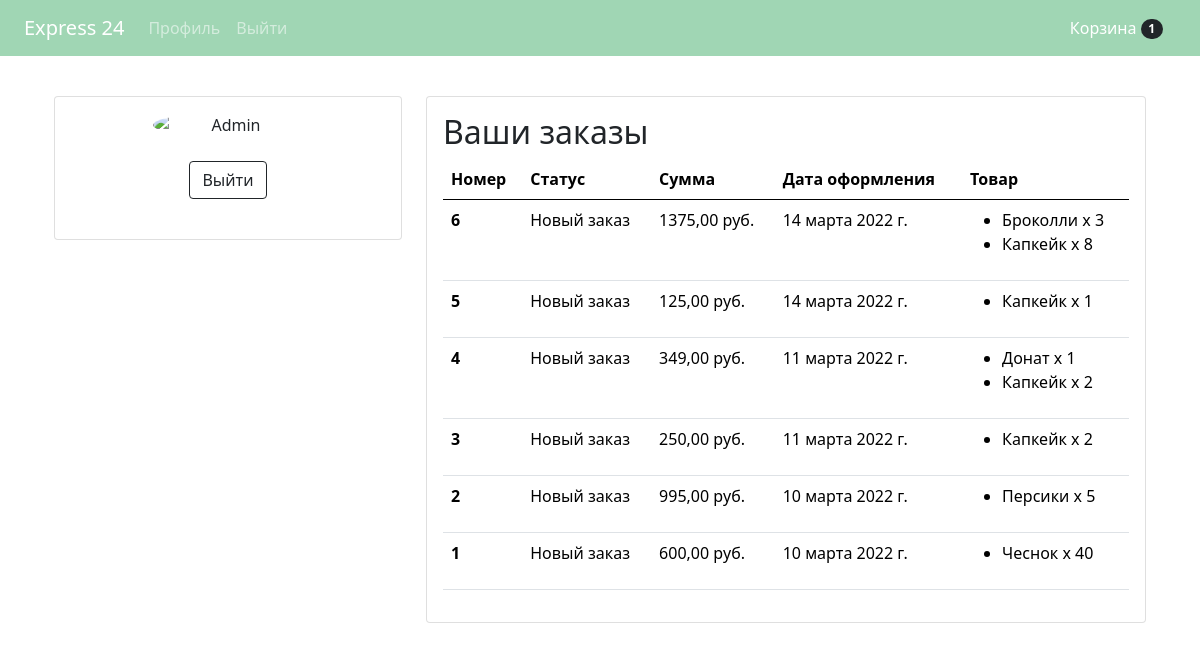
/profile/ (signed in), run on the app's committed database.
### main/models.py (models this page shows, shortened)
class Cart(models.Model):
    owner = models.ForeignKey('Customer', null=True, verbose_name='Владелец', on_delete=models.CASCADE)
    products = models.ManyToManyField(CartProduct, blank=True, related_name='related_cart')
    total_products = models.PositiveIntegerField(default=0)
    final_price = models.DecimalField(max_digits=9, default=0, decimal_places=2, verbose_name='Общая цена')
    in_order = models.BooleanField(default=False)
    for_anonymous_user = models.BooleanField(default=False)

class Order(models.Model):
    STATUS_NEW = 'new'
    STATUS_IN_PROGRESS = 'in_progress'
    STATUS_READY = 'is_ready'
    STATUS_COMPLETED = 'completed'
    BUYING_TYPE_SELF = 'self'
    BUYING_TYPE_DELIVERY = 'delivery'
    STATUS_CHOICES = (
        (STATUS_NEW, 'Новый заказ'),
        (STATUS_IN_PROGRESS, 'Заказ в обработке'),
        (STATUS_READY, 'Заказ готов'),
        (STATUS_COMPLETED, 'Заказ выполнен')
    )
    BUYING_TYPE_CHOICES = (
        (BUYING_TYPE_SELF, 'Самовывоз'),
        (BUYING_TYPE_DELIVERY, 'Доставка')
    )
    customer = models.ForeignKey(Customer, verbose_name='Покупатель', related_name='related_orders', on_delete=models.CASCADE)
    first_name = models.CharField(max_length=255, verbose_name='Имя')
    last_name = models.CharField(max_length=255, verbose_name='Фамилия')
    phone = models.CharField(max_length=20, verbose_name='Телефон')
    cart = models.ForeignKey(Cart, verbose_name='Корзина', on_delete=models.CASCADE, null=True, blank=True)
    address = models.CharField(max_length=1024, verbose_name='Адрес', null=True, blank=True)
    status = models.CharField(
        max_length=100,
        verbose_name='Статус заказ',
        choices=STATUS_CHOICES,
        default=STATUS_NEW
    )
    buying_type = models.CharField(
        max_length=100,
        verbose_name='Тип заказа',
        choices=BUYING_TYPE_CHOICES,
        null = True
    )
    comment = models.TextField(verbose_name='Комментарий к заказу', null=True, blank=True)
    created_at = models.DateTimeField(auto_now=True, verbose_name='Дата создания заказа')
    order_date = models.DateField(verbose_name='Дата получения заказа', default=timezone.now, null=True)

class CartProduct(models.Model):
    user = models.ForeignKey('Customer', verbose_name='Покупатель', on_delete=models.CASCADE)   #при удалении записи в табл будут удалены и те, на которые ссылаються
    cart = models.ForeignKey('Cart', verbose_name='Корзина', on_delete=models.CASCADE)
    product = models.ForeignKey(Product, verbose_name='Продукт', on_delete=models.CASCADE)
    qty = models.PositiveIntegerField(default=1)
    final_price = models.DecimalField(max_digits=9, decimal_places=2, verbose_name='Общая цена')
    product_in_order = models.ForeignKey('Order', on_delete=models.CASCADE, verbose_name='Заказ', null=True)

class Product(models.Model):
    title = models.CharField(max_length=255, verbose_name='Название продукта')
    category = models.ForeignKey(Category, verbose_name='Категория', on_delete=models.CASCADE)
    slug = models.SlugField(unique=True)
    price = models.DecimalField(max_digits=9, decimal_places=2, verbose_name='Цена')
    image = models.ImageField(verbose_name='Изображение')
    description = models.TextField(verbose_name='Описание')
    qty = models.PositiveIntegerField(default=0, verbose_name='Количество')

### main/views.py (the view)
# urls.py: path('profile/', ProfileView.as_view(), name='profile'),
class ProfileView(CartMixin, View):
    def get(self, request, *args, **kwargs):
            customer = Customer.objects.get(user=request.user)
            orders = Order.objects.filter(customer=customer).order_by('-created_at')
            return render(
                request,
                'profile.html',
                {'orders': orders, 'cart': self.cart}
            )

### main/mixins.py (called while the page is built)
    def dispatch(self, request, *args, **kwargs):
        if request.user.is_authenticated:
            customer = Customer.objects.filter(user=request.user).first()
            if not customer:
                customer = Customer.objects.create(
                    user=request.user
                )
            cart = Cart.objects.filter(owner=customer, in_order=False).first()
            if not cart:
                cart = Cart.objects.create(owner=customer)
        else:
            cart = Cart.objects.filter(for_anonymous_user=True).first()
            if not cart:
                cart = Cart.objects.create(for_anonymous_user=True)
        self.cart = cart
        return super().dispatch(request, *args, **kwargs)

### main/templates/profile.html (shortened to what this page needs)
{% extends 'index.html' %}
{% block content %}
<section class="py-5">
<div class="container">
    <div class="main-body">
          <div class="row gutters-sm">
            <div class="col-md-4 mb-3">
              <div class="card">
                <div class="card-body">
                  <div class="d-flex flex-column align-items-center text-center">
                    <img src="http://cdn.onlinewebfonts.com/svg/download_507322.png" alt="Admin" class="rounded-circle" width="150">
                    <div class="mt-3">
                      <div class="card-footer p-4 pt-0 border-top-0 bg-transparent">
                       <div class="text-center"><a class="btn btn-outline-dark mt-auto" href="/logout">Выйти</a></div>
                      </div>
                    </div>
                  </div>
                </div>
              </div>
            </div>
            <div class="col-md-8">
              <div class="card mb-3">
                <div class="card-body">
                 <h2>Ваши заказы</h2>
                 {% if not orders.count %}
                  <h3>У вас нет заказов</h3>
                 {% else %}
                  <table class="table">
                    <thead>
                      <th scope="col">Номер</th>
                      <th scope="col">Статус</th>
                      <th scope="col">Сумма</th>
                      <th scope="col">Дата оформления</th>
                      <th scope="col">Товар</th>
                    </thead>
                    <tbody>
                     {% for order in orders %}
                       <tr>
                         <th scope="row">{{ order.id }}</th>
                         <td>{{ order.get_status_display }}</td>
                         <td>{{ order.cart.final_price }} руб.</td>
                         <td>{{ order.order_date }}</td>
                         <td>
                          <ul>
                           {% for item in order.cart.products.all %}
                            <li>{{ item.product.title }} x {{ item.qty }}</li>
                           {% endfor %}
                          </ul>
                         </td>
                       </tr>
                     {% endfor %}
                    </tbody>
                  </table>
                 {% endif %}
                </div>
              </div>
            </div>
          </div>
        </div>
    </div>
</section>
{% endblock %}

### main/templates/index.html (shortened to what this page needs)
{% load static %}
<!doctype html>
<html lang="en">
  <head>
<link href="../assets/dist/css/bootstrap.min.css" rel="stylesheet">
    <link href="{% static 'css/carousel.css' %}" rel="stylesheet">
    <link href="https://cdn.jsdelivr.net/npm/bootstrap@5.0.1/dist/css/bootstrap.min.css" rel="stylesheet">
  </head>
  <body>
<header>
  <nav class="navbar navbar-expand-md navbar-dark fixed-top " style="background:#a0d6b4">
    <div class="container-fluid">
      <a class="navbar-brand" href="/">Express 24</a>
      <div class="collapse navbar-collapse" id="navbarCollapse">
        <ul class="navbar-nav me-auto mb-2 mb-md-0">
          {% if request.user.is_authenticated %}
           <li class="nav-item">
            <a class="nav-link" href="{% url 'profile' %}">Профиль</a>
          </li>
            <li class="nav-item">
            <a class="nav-link" href="{% url 'logout' %}">Выйти</a>
          </li>
          {% endif %}
        </ul>
        <form class="d-flex">
          <a class="btn btn-outline-white text-white mt-auto" href="{% url 'cart' %}">Корзина<span class="badge bg-dark text-white ms-1 rounded-pill">{{ cart.products.count }}</span></a>
        </form>
      </div>
    </div>
  </nav>
</header>
<main>
  {% block content %}{% endblock content %}
</main>
  </body>
</html>

### static/css/carousel.css (style rules this page uses)
body { padding-top: 3rem; padding-bottom: 3rem; color: #5a5a5a; }

### data on the page
Cart: products.count "1"
Order: id "6", status "Новый заказ", cart.final_price "1375,00", order_date "14 марта 2022 г."
CartProduct: product "Броколли", qty "3"
CartProduct: product "Капкейк", qty "8"
Order: id "5", status "Новый заказ", cart.final_price "125,00", order_date "14 марта 2022 г."
CartProduct: product "Капкейк", qty "1"
Order: id "4", status "Новый заказ", cart.final_price "349,00", order_date "11 марта 2022 г."
CartProduct: product "Донат", qty "1"
CartProduct: product "Капкейк", qty "2"
Order: id "3", status "Новый заказ", cart.final_price "250,00", order_date "11 марта 2022 г."
CartProduct: product "Капкейк", qty "2"
Order: id "2", status "Новый заказ", cart.final_price "995,00", order_date "10 марта 2022 г."
CartProduct: product "Персики", qty "5"
Order: id "1", status "Новый заказ", cart.final_price "600,00", order_date "10 марта 2022 г."
CartProduct: product "Чеснок", qty "40"
